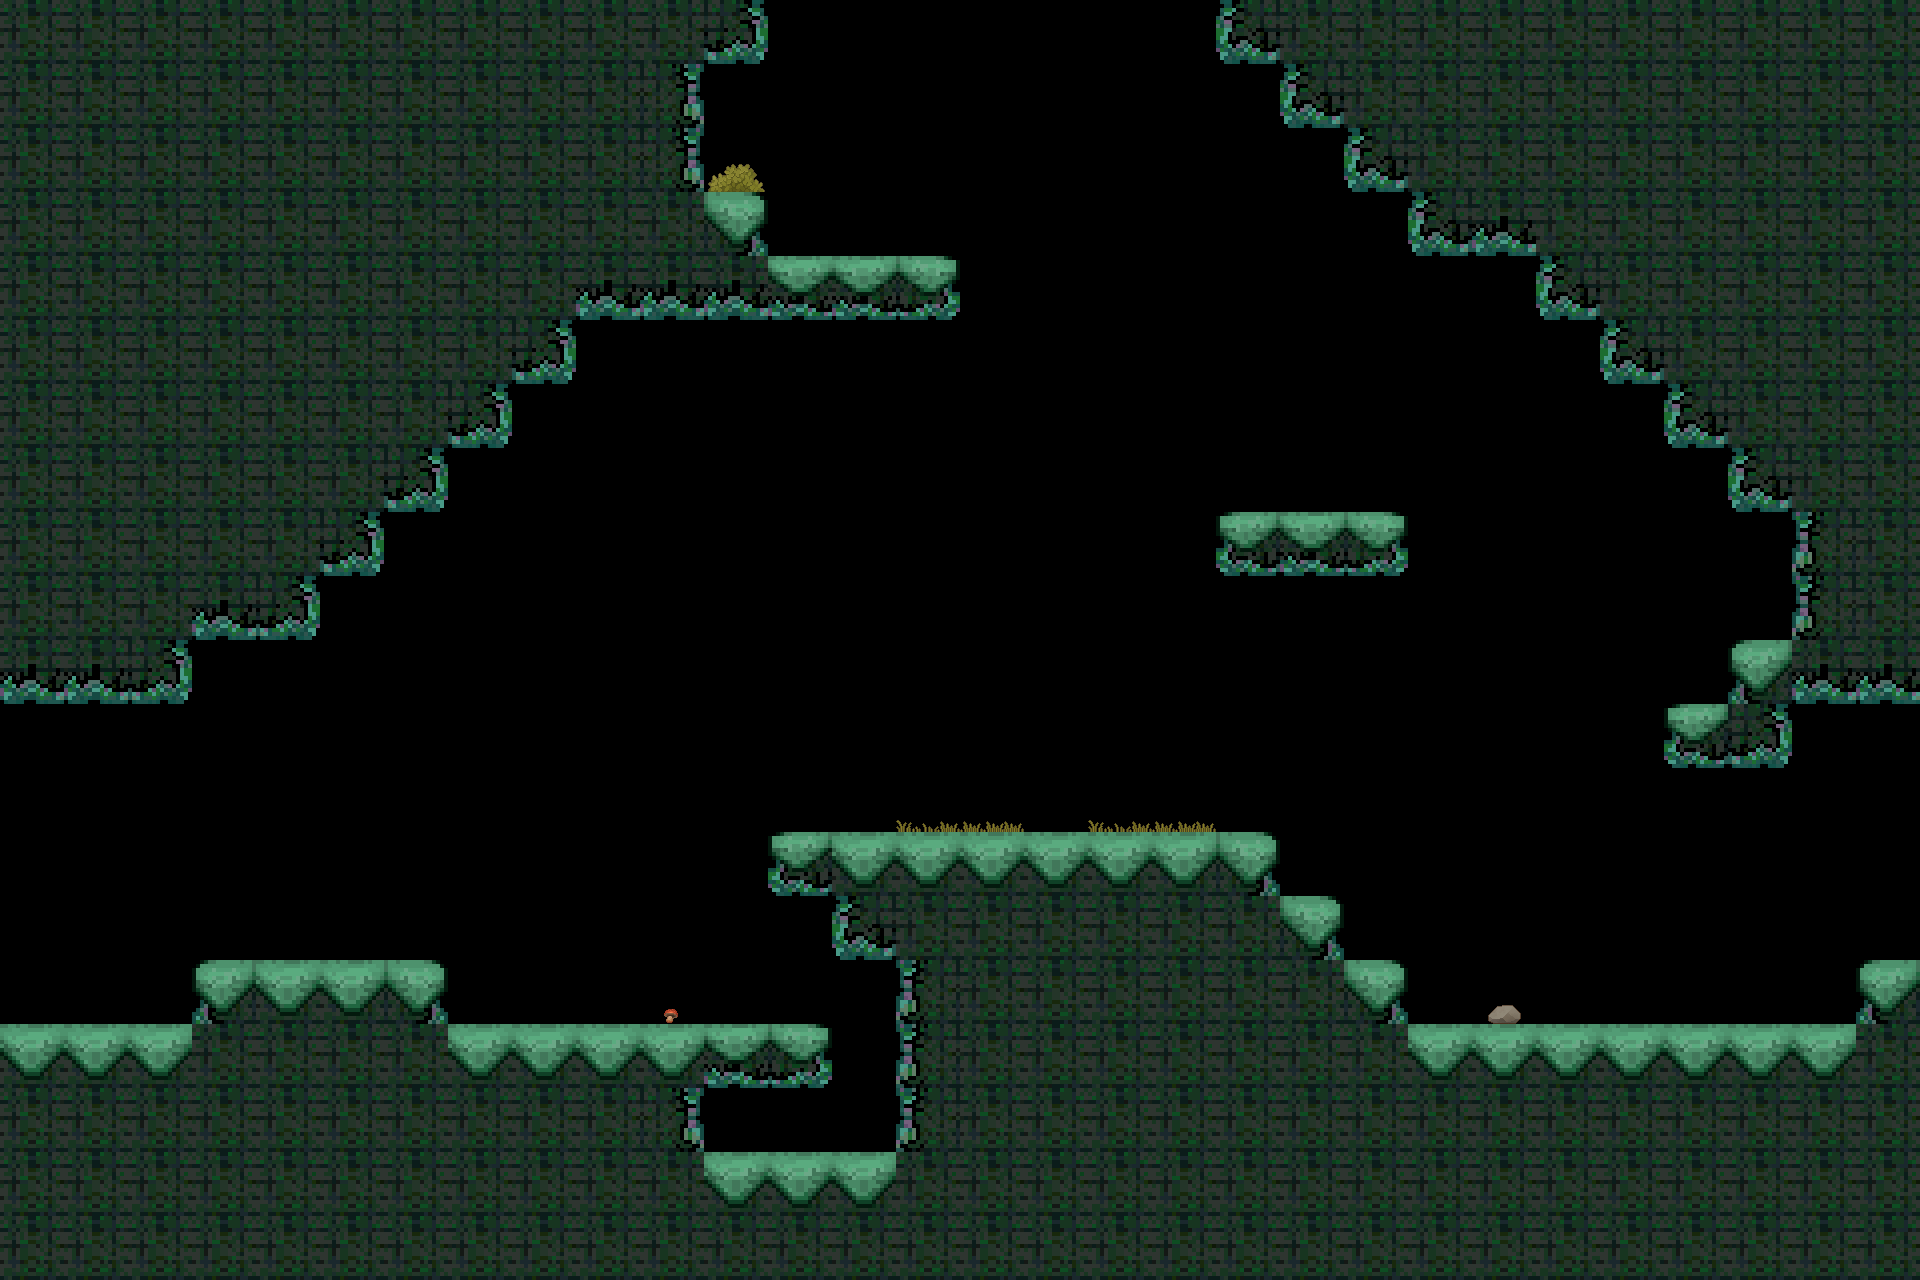

A level layout from a 2D game, rendered from its tile map. Below: a short description, then the map file with its tile-grid data intact:
An orthogonal 30x20 tile map with 64x64 px tiles, 2 tile layers (tiles, deco), 2 tilesets and 12 objects (N, E, W).

<map version="1.4" tiledversion="1.4.3" orientation="orthogonal" renderorder="right-down" width="30" height="20" tilewidth="64" tileheight="64" infinite="0" nextlayerid="6" nextobjectid="22">
 <tileset firstgid="1" source="../level0.tsx" />
 <tileset firstgid="17" source="../deco1.tsx" />
 <layer id="1" name="tiles" width="30" height="20">
  <data encoding="csv">
6,6,6,6,6,6,6,6,6,6,6,11,0,0,0,0,0,0,0,9,6,6,6,6,6,6,6,6,6,6,
6,6,6,6,6,6,6,6,6,6,7,0,0,0,0,0,0,0,0,0,9,6,6,6,6,6,6,6,6,6,
6,6,6,6,6,6,6,6,6,6,7,0,0,0,0,0,0,0,0,0,0,9,6,6,6,6,6,6,6,6,
6,6,6,6,6,6,6,6,6,6,6,3,0,0,0,0,0,0,0,0,0,0,9,10,6,6,6,6,6,6,
6,6,6,6,6,6,6,6,6,10,10,10,14,14,15,0,0,0,0,0,0,0,0,0,9,6,6,6,6,6,
6,6,6,6,6,6,6,6,11,0,0,0,0,0,0,0,0,0,0,0,0,0,0,0,0,9,6,6,6,6,
6,6,6,6,6,6,6,11,0,0,0,0,0,0,0,0,0,0,0,0,0,0,0,0,0,0,9,6,6,6,
6,6,6,6,6,6,11,0,0,0,0,0,0,0,0,0,0,0,0,0,0,0,0,0,0,0,0,9,6,6,
6,6,6,6,6,11,0,0,0,0,0,0,0,0,0,0,0,0,0,13,14,15,0,0,0,0,0,0,5,6,
6,6,6,10,11,0,0,0,0,0,0,0,0,0,0,0,0,0,0,0,0,0,0,0,0,0,0,0,5,6,
10,10,11,0,0,0,0,0,0,0,0,0,0,0,0,0,0,0,0,0,0,0,0,0,0,0,0,1,10,10,
0,0,0,0,0,0,0,0,0,0,0,0,0,0,0,0,0,0,0,0,0,0,0,0,0,0,13,11,0,0,
0,0,0,0,0,0,0,0,0,0,0,0,0,0,0,0,0,0,0,0,0,0,0,0,0,0,0,0,0,0,
0,0,0,0,0,0,0,0,0,0,0,0,13,2,2,2,2,2,2,3,0,0,0,0,0,0,0,0,0,0,
0,0,0,0,0,0,0,0,0,0,0,0,0,9,6,6,6,6,6,6,3,0,0,0,0,0,0,0,0,0,
0,0,0,1,2,2,3,0,0,0,0,0,0,0,5,6,6,6,6,6,6,3,0,0,0,0,0,0,0,1,
2,2,2,6,6,6,6,2,2,2,2,14,15,0,5,6,6,6,6,6,6,6,2,2,2,2,2,2,2,6,
6,6,6,6,6,6,6,6,6,6,7,0,0,0,5,6,6,6,6,6,6,6,6,6,6,6,6,6,6,6,
6,6,6,6,6,6,6,6,6,6,6,2,2,2,6,6,6,6,6,6,6,6,6,6,6,6,6,6,6,6,
6,6,6,6,6,6,6,6,6,6,6,6,6,6,6,6,6,6,6,6,6,6,6,6,6,6,6,6,6,6
</data>
 </layer>
 <layer id="5" name="deco" width="30" height="20">
  <data encoding="csv">
0,0,0,0,0,0,0,0,0,0,0,0,0,0,0,0,0,0,0,0,0,0,0,0,0,0,0,0,0,0,
0,0,0,0,0,0,0,0,0,0,0,0,0,0,0,0,0,0,0,0,0,0,0,0,0,0,0,0,0,0,
0,0,0,0,0,0,0,0,0,0,0,17,0,0,0,0,0,0,0,0,0,0,0,0,0,0,0,0,0,0,
0,0,0,0,0,0,0,0,0,0,0,0,0,0,0,0,0,0,0,0,0,0,0,0,0,0,0,0,0,0,
0,0,0,0,0,0,0,0,0,0,0,0,0,0,0,0,0,0,0,0,0,0,0,0,0,0,0,0,0,0,
0,0,0,0,0,0,0,0,0,0,0,0,0,0,0,0,0,0,0,0,0,0,0,0,0,0,0,0,0,0,
0,0,0,0,0,0,0,0,0,0,0,0,0,0,0,0,0,0,0,0,0,0,0,0,0,0,0,0,0,0,
0,0,0,0,0,0,0,0,0,0,0,0,0,0,0,0,0,0,0,0,0,0,0,0,0,0,0,0,0,0,
0,0,0,0,0,0,0,0,0,0,0,0,0,0,0,0,0,0,0,0,0,0,0,0,0,0,0,0,0,0,
0,0,0,0,0,0,0,0,0,0,0,0,0,0,0,0,0,0,0,0,0,0,0,0,0,0,0,0,0,0,
0,0,0,0,0,0,0,0,0,0,0,0,0,0,0,0,0,0,0,0,0,0,0,0,0,0,0,0,0,0,
0,0,0,0,0,0,0,0,0,0,0,0,0,0,0,0,0,0,0,0,0,0,0,0,0,0,0,0,0,0,
0,0,0,0,0,0,0,0,0,0,0,0,0,0,31,32,0,31,32,0,0,0,0,0,0,0,0,0,0,0,
0,0,0,0,0,0,0,0,0,0,0,0,0,0,0,0,0,0,0,0,0,0,0,0,0,0,0,0,0,0,
0,0,0,0,0,0,0,0,0,0,0,0,0,0,0,0,0,0,0,0,0,0,0,0,0,0,0,0,0,0,
0,0,0,0,0,0,0,0,0,0,33,0,0,0,0,0,0,0,0,0,0,0,0,22,0,0,0,0,0,0,
0,0,0,0,0,0,0,0,0,0,0,0,0,0,0,0,0,0,0,0,0,0,0,0,0,0,0,0,0,0,
0,0,0,0,0,0,0,0,0,0,0,0,0,0,0,0,0,0,0,0,0,0,0,0,0,0,0,0,0,0,
0,0,0,0,0,0,0,0,0,0,0,0,0,0,0,0,0,0,0,0,0,0,0,0,0,0,0,0,0,0,
0,0,0,0,0,0,0,0,0,0,0,0,0,0,0,0,0,0,0,0,0,0,0,0,0,0,0,0,0,0
</data>
 </layer>
 <objectgroup id="3" name="conx">
  <object id="11" name="N" x="768" y="0" width="448" height="64" />
  <object id="12" name="E" x="1856" y="704" width="64" height="256" />
  <object id="13" name="W" x="0" y="704" width="64" height="320" />
 </objectgroup>
 <objectgroup id="4" name="spawns">
  <object id="15" x="1535.22" y="950.067">
   <point />
  </object>
  <object id="16" x="1280" y="448">
   <point />
  </object>
  <object id="17" x="576" y="960">
   <point />
  </object>
  <object id="21" x="896" y="768">
   <point />
  </object>
 </objectgroup>
 <objectgroup id="2" name="collision">
  <object id="1" x="0" y="0">
   <polygon points="0,0 768,0 768,64 704,64 704,192 768,192 768,256 960,256 960,320 576,320 576,384 512,384 512,448 448,448 448,512 384,512 384,576 320,576 320,640 192,640 192,704 0,704" />
  </object>
  <object id="2" x="1216" y="0">
   <polygon points="0,0 704,0 704,704 576,704 576,768 448,768 448,704 512,704 512,640 576,640 576,512 512,512 512,448 448,448 448,384 384,384 384,320 320,320 320,256 192,256 192,192 128,192 128,128 64,128 64,64 0,64" />
  </object>
  <object id="3" x="1216" y="512">
   <polygon points="0,0 192,0 192,64 0,64" />
  </object>
  <object id="4" x="0" y="1024">
   <polygon points="0,0 192,0 192,-64 448,-64 448,0 832,0 832,64 704,64 704,128 896,128 896,-64 832,-64 832,-128 768,-128 768,-192 1280,-192 1280,-128 1344,-128 1344,-64 1408,-64 1408,0 1856,0 1856,-64 1920,-64 1920,256 0,256" />
  </object>
  <object id="20" x="32" y="32">
   <polygon points="0,0 0,1216 1856,1216 1856,0" />
  </object>
 </objectgroup>
</map>
